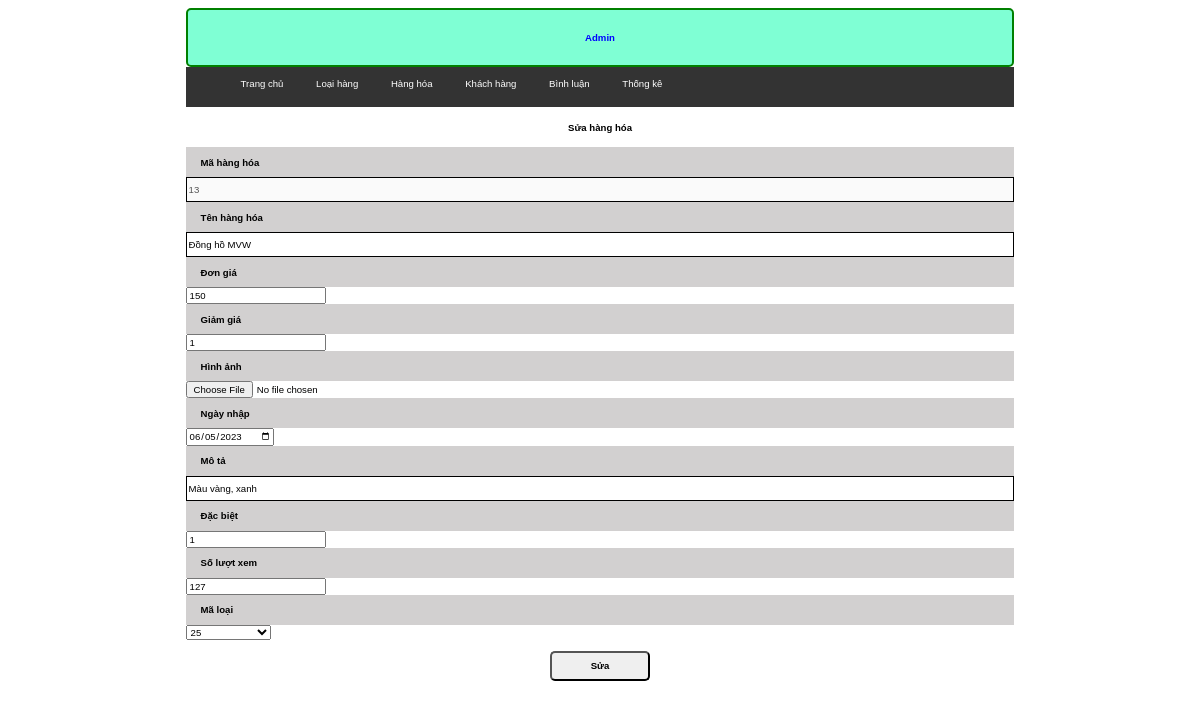
/Assignment/hanghoa/edit_hanghoa.php?ma_hh=13, run on the app's committed database.
### tables this page shows
CREATE TABLE `hang_hoa` (
  `ma_hh` int NOT NULL COMMENT 'mã hàng hoá',
  `ten_hh` varchar(50) NOT NULL COMMENT 'tên hàng hoá',
  `don_gia` double(10,2) NOT NULL COMMENT 'đơn giá',
  `giam_gia` double(10,2) DEFAULT '0.00' COMMENT 'mức giảm giá',
  `hinh` varchar(50) NOT NULL COMMENT 'hình ảnh',
  `ngay_nhap` date DEFAULT NULL COMMENT 'ngày nhập hàng',
  `mo_ta` text NOT NULL COMMENT 'mô tả hàng hoá',
  `dac_biet` tinyint(1) NOT NULL COMMENT 'tràng thái đặc biệt',
  `so_luot_xem` int NOT NULL DEFAULT '0' COMMENT 'số lượt xem',
  `ma_loai` int NOT NULL COMMENT 'mã loại'
);

CREATE TABLE `loai` (
  `ma_loai` int NOT NULL COMMENT 'mã loại hàng',
  `ten_loai` varchar(50) NOT NULL COMMENT 'tên loại hàng'
);

### Assignment/pdo.php (called while the page is built, shortened)
<?php
function pdo_get_connection(){
    $dburl = "mysql:host=localhost;
    dbname=xsshop;
    charset=utf8";
    $username = "root";
    $password = "trinhduc2001";
    try{
        $conn = new PDO($dburl,$username,$password);
        $conn->setAttribute(PDO::ATTR_ERRMODE, PDO::ERRMODE_EXCEPTION);
        return $conn;
    } catch(PDOException $e){
        echo 'that bai';
        $e ->getMessage();
    }
}
function pdo_query_one($sql){
    $sql_args = array_slice(func_get_args(), 1);
    try{
        $conn = pdo_get_connection();
        $stmt = $conn->prepare($sql);
        $stmt->execute($sql_args);
        $row = $stmt->fetch(PDO::FETCH_ASSOC);
        return $row;
    }
    catch(PDOException $e){
        throw $e;
    }
    finally{
        unset($conn);
    }
}
?>

### Assignment/hanghoa/hanghoa.php (called while the page is built, shortened)
<?php
function hanghoa_select($ma_hh){
    $sql="SELECT * FROM `hang_hoa` join `loai` on `hang_hoa`.`ma_loai`=`loai`.`ma_loai` WHERE ma_hh=?";
    return pdo_query_one($sql,$ma_hh);
}
?>

### Assignment/hanghoa/edit_hanghoa.php (the view, shortened to what this page needs)
<?php
    require "../pdo.php";
    require "./hanghoa.php";
        $ds_hh = hanghoa_select($_GET['ma_hh']);
?>
<!DOCTYPE html>
<html lang="en">
<head>
    <link rel="stylesheet" href="../css/style.css">
</head>
<body>
    <div class="container">
        <div class="header">
            <h1>Admin</h1>
        </div>
        <div class="menu">
            <ul>
                <li><a href="../index.php">Trang chủ</a></li>
                <li><a href="../loai/danhsach_loaihang.php">Loại hàng</a></li>
                <li><a href="./danhsach_hanghoa.php">Hàng hóa</a></li>
                <li><a href="../tuan/user/index.php?act=kh">Khách hàng</a></li>
                <li><a href="../binhluan/danhsach_binhluan.php">Bình luận</a></li>
                <li><a href="../tuan/user/index.php?act=tk">Thống kê</a></li>
            </ul>
        </div>
        <div class="rowheader"><h1>Sửa hàng hóa</h1></div>
        <div class="row-content">
            <form action="" method="post">
                <div class="content-text">
                    <label for="">Mã hàng hóa</label>
                </div>
                <input type="text" name="mahh" disabled value="<?php extract($ds_hh); echo $ma_hh ?>">
                <br>
                <div class="content-text">
                    <label for="">Tên hàng hóa</label>
                </div>
                <input type="text" name="tenhh" value="<?php extract($ds_hh); echo $ten_hh ?>">
                <br>
                <div class="content-text">
                    <label for="">Đơn giá</label>
                </div>
                <input type="number" name="giahh" value="<?php extract($ds_hh); echo $don_gia ?>">
                <br>
                <div class="content-text">
                    <label for="">Giảm giá</label>
                </div>
                <input type="number" name="giamgia" value="<?php extract($ds_hh); echo $giam_gia ?>">
                <br>
                <div class="content-text">
                    <label for="">Hình ảnh</label>
                </div>
                <input type="file" name="img" value="<?php extract($ds_hh); echo $hinh ?>">
                <br>
                <div class="content-text">
                    <label for="">Ngày nhập</label>
                </div>
                <input type="date" name="ngay" value="<?php extract($ds_hh); echo $ngay_nhap ?>">
                <br>
                <div class="content-text">
                    <label for="">Mô tả</label>
                </div>
                <input type="text" name="mota" value="<?php extract($ds_hh); echo $mo_ta ?>">
                <br>
                <div class="content-text">
                    <label for="">Đặc biệt</label>
                </div>
                <input type="number" name="dacbiet" value="<?php extract($ds_hh); echo $dac_biet ?>">
                <br>
                <div class="content-text">
                    <label for="">Số lượt xem</label>
                </div>
                <input type="number" name="luotxem" value="<?php extract($ds_hh); echo $so_luot_xem ?>">
                <br>
                <div class="content-text">
                    <label for="">Mã loại</label>
                </div>
                <select name="chon" id="">
                    <option value=""><?php extract($ds_hh); echo $ma_loai ?></option>
                </select>
                <br>
                <br>
                <div class="but">
                    <input type="submit" name="btn" value="Sửa">
                </div>
            </form>
        </div>
    </div>
</body>
</html>

### Assignment/css/style.css (style rules this page uses)
* { box-sizing: border-box; font-family: sans-serif; font-size: 0.8vw; }
.container { width: 70%; margin: 0 auto; }
.header { background-color: aquamarine; color: blue; border: 2px green solid; border-radius: 5px; }
.header h1 { margin: 10px 20px; height: 35px; display: flex; justify-content: center; align-items: center; }
.menu ul li { display: inline; padding: 0 5px; }
.menu a { text-decoration: none; color: white; margin: 0 10px; }
.menu { background-color: #333; height: 40px; padding-top: 1px; }

### Assignment/hanghoa/edit_hanghoa.php (style rules this page uses)
.content-text { background-color: rgb(210, 208, 208); height: 30px; display: flex; align-items: center; }
label { margin: 0 15px; font-weight: 600; }
input[type="text"] { height: 25px; width: 100%; margin: 0px 0px; border: 1px solid black; }
.rowheader { height: 40px; width: 100%; display: flex; justify-content: center; align-items: center; background-color:#fff; }
.but { display: flex; justify-content: center; align-items: center; }
input[type="submit"],input[type="reset"],input[type="button"] { margin: 0 10px; width: 100px; height: 30px; border-radius: 5px 5px 5px 5px; font-weight: 700; }

### data on the page
hang_hoa: mahh "13", tenhh "Đồng hồ MVW", giahh "150", giamgia "1", ngay "06/05/2023", mota "Màu vàng, xanh", dacbiet "1", luotxem "127", chon "25"
